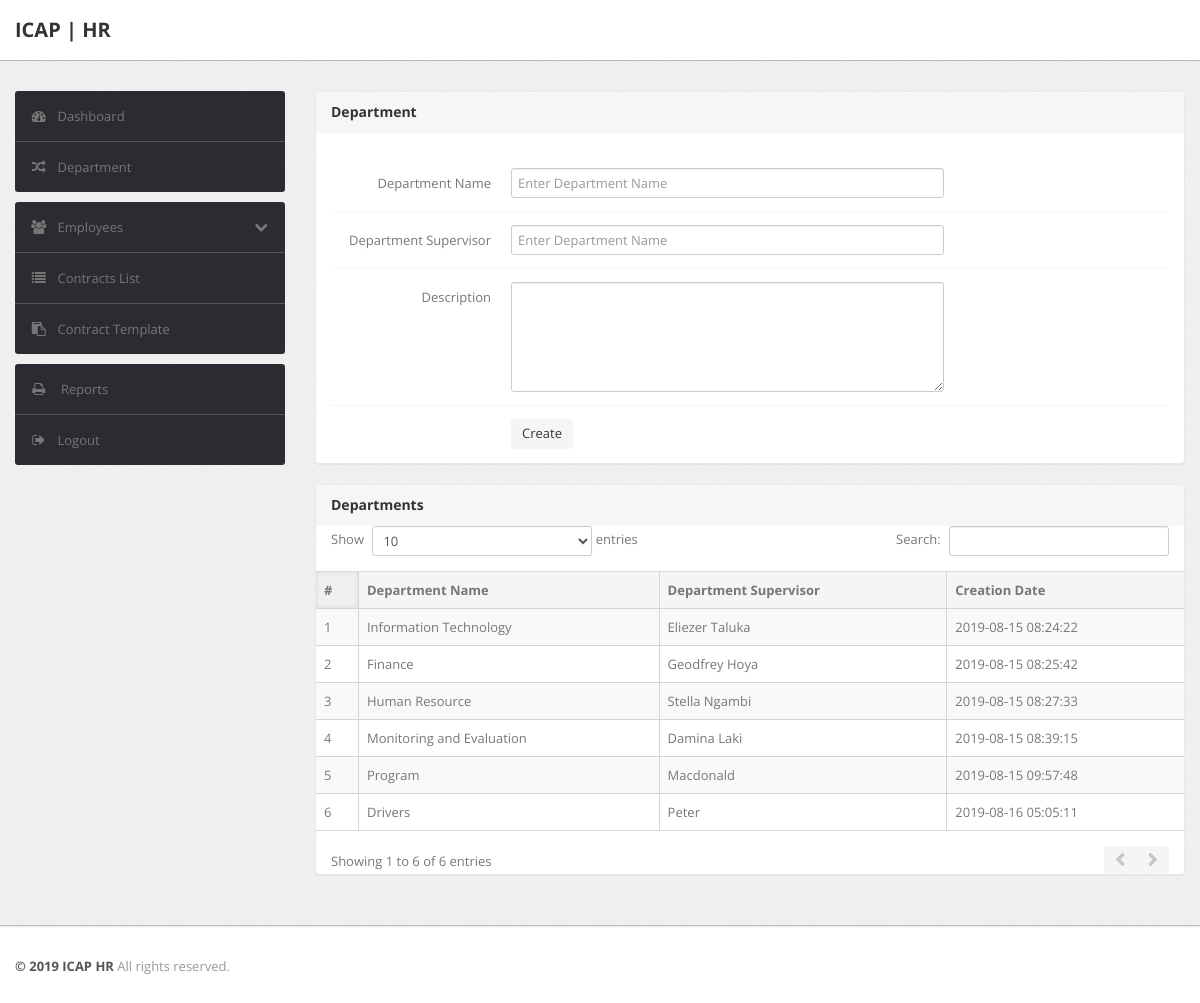
Screenshot of /department.php (signed in) with the database file from the repository.
### tables this page shows
CREATE TABLE `department` (
  `id` int(11) NOT NULL,
  `name` varchar(50) NOT NULL,
  `supervisor` varchar(255) NOT NULL,
  `description` varchar(200) NOT NULL,
  `created_at` datetime DEFAULT current_timestamp()
);

### department.php (the view, shortened to what this page needs)
<?php
 include('config.php');
?>
<!DOCTYPE html>
<html lang="en">
<head>
    <head>
        <link type="text/css" href="bootstrap/css/bootstrap.min.css" rel="stylesheet">
        <link type="text/css" href="bootstrap/css/bootstrap-responsive.min.css" rel="stylesheet">
        <link type="text/css" href="css/theme.css" rel="stylesheet">
        <link type="text/css" href="images/icons/css/font-awesome.css" rel="stylesheet">
    </head>
    <body>
        <div class="navbar navbar-fixed-top">
            <div class="navbar-inner">
                <div class="container">
                        <a class="brand" href="index.html">ICAP | HR</a>
                </div>
            </div>
        </div>
        <div class="wrapper">
            <div class="container">
                <div class="row">
                    <div class="span3">
                        <?php
                        include('sidebar.php');
                        ?>
                    </div>
                    <div class="span9">
                        <div class="content">
                                    <div class="module">
                            <div class="module-head">
                                <h3>Department</h3>
                            </div>
                            <div class="module-body">
                                    <br />
<form class="form-horizontal row-fluid" name="Category" method="post" >
<div class="control-group">
<label class="control-label" for="basicinput">Department Name</label>
<div class="controls">
<input type="text" placeholder="Enter Department Name"  name="name" class="span8 tip" required>
</div>
</div>
<div class="control-group">
<label class="control-label" for="basicinput">Department Supervisor</label>
<div class="controls">
<input type="text" placeholder="Enter Department Name"  name="supervisor" class="span8 tip" required>
</div>
</div>
<div class="control-group">
                                            <label class="control-label" for="basicinput">Description</label>
                                            <div class="controls">
                                                <textarea class="span8" name="description" rows="5"></textarea>
                                            </div>
                                        </div>
    <div class="control-group">
                                            <div class="controls">
                                                <button type="submit" name="submit" class="btn">Create</button>
                                            </div>
                                        </div>
                                    </form>
                            </div>
                        </div>
                       <div class="module">
                            <div class="module-head">
                                <h3>Departments</h3>
                            </div>
                           <table cellpadding="0" cellspacing="0" border="0" class="datatable-1 table table-bordered table-striped   display" width="100%">
                                    <thead>
                                        <tr>
                                            <th>#</th>
                                            <th>Department Name</th>
                                            <th>Department Supervisor</th>
                                            <th>Creation Date</th>
                                        </tr>
                                    </thead>
                                    <tbody>
<?php $query=mysqli_query($link,"select * from department");
$cnt=1;
while($row=mysqli_fetch_array($query))
{
?>
                                        <tr>
                                            <td><?php echo htmlentities($cnt);?></td>
                                            <td><?php echo htmlentities($row['name']);?></td>
                                            <td><?php echo htmlentities($row['supervisor']);?></td>
                                             <td><?php echo htmlentities($row['created_at']);?></td>
                                        <?php $cnt=$cnt+1; } ?>
                                </table>
                            </div>
                        </div>
                        </div>
                    </div>
                </div>
            </div>
        <div class="footer">
            <div class="container">
                <b class="copyright">&copy; 2019 ICAP HR </b>All rights reserved.
            </div>
        </div>
    </body>

### sidebar.php (shortened to what this page needs)
<div class="sidebar">
                            <ul class="widget widget-menu unstyled">
                                <li class="active"><a href="dashbord.php"><i class="menu-icon icon-dashboard"></i>Dashboard
                                </a></li>
                                <li><a href="department.php"><i class="menu-icon icon-random"></i>Department</a>
                                </li>
                            </ul>
                             <ul class="widget widget-menu unstyled">
                                <li><a class="collapsed" data-toggle="collapse" href="#togglePages"><i class="menu-icon icon-group">
                                </i><i class="icon-chevron-down pull-right"></i>Employees</a>
                                </li>
                                <li><a href="contracts.php"><i class="menu-icon icon-list"></i>Contracts List</a></li>
                                <li><a href="template.php"><i class="menu-icon icon-paste"></i>Contract Template</a></li>
                            </ul>
                            <ul class="widget widget-menu unstyled">
                                <li><a href="reports.php"><i class="menu-icon icon-print"></i> Reports</a></li>
                                <li><a href="logout.php"><i class="menu-icon icon-signout"></i>Logout </a></li>
                            </ul>
                        </div>

### rows the page displays
department: name "Information Technology", supervisor "Eliezer Taluka", created_at "2019-08-15 08:24:22"
department: name "Finance", supervisor "Geodfrey Hoya", created_at "2019-08-15 08:25:42"
department: name "Human Resource", supervisor "Stella Ngambi", created_at "2019-08-15 08:27:33"
department: name "Monitoring and Evaluation", supervisor "Damina Laki", created_at "2019-08-15 08:39:15"
department: name "Program", supervisor "Macdonald", created_at "2019-08-15 09:57:48"
department: name "Drivers", supervisor "Peter", created_at "2019-08-16 05:05:11"
